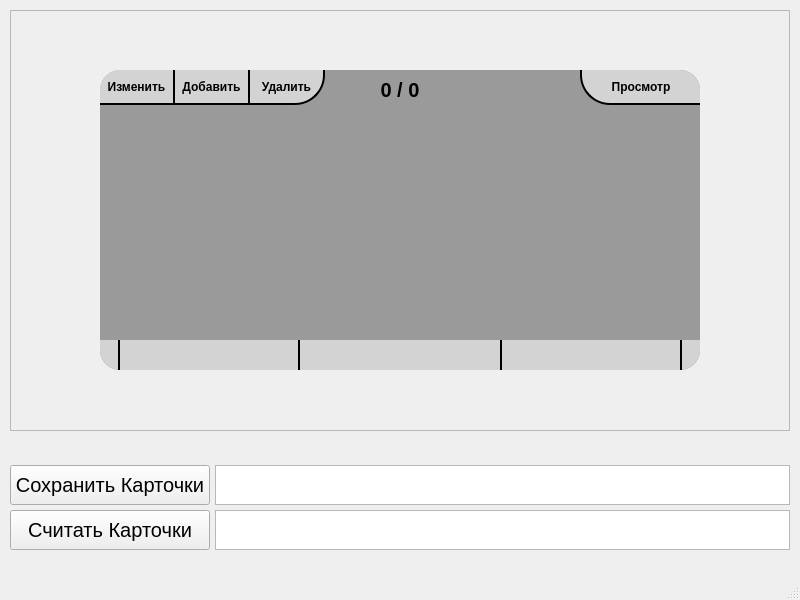
<?xml version="1.0" encoding="UTF-8"?>
<ui version="4.0">
 <class>MainWindow</class>
 <widget class="QMainWindow" name="MainWindow">
  <property name="geometry">
   <rect>
    <x>0</x>
    <y>0</y>
    <width>800</width>
    <height>600</height>
   </rect>
  </property>
  <property name="minimumSize">
   <size>
    <width>800</width>
    <height>600</height>
   </size>
  </property>
  <property name="maximumSize">
   <size>
    <width>800</width>
    <height>600</height>
   </size>
  </property>
  <property name="windowTitle">
   <string>Lab03_pattern</string>
  </property>
  <widget class="QWidget" name="centralwidget">
   <widget class="QPushButton" name="readCardsButton">
    <property name="geometry">
     <rect>
      <x>10</x>
      <y>510</y>
      <width>200</width>
      <height>40</height>
     </rect>
    </property>
    <property name="font">
     <font>
      <pointsize>15</pointsize>
     </font>
    </property>
    <property name="text">
     <string>Считать Карточки</string>
    </property>
   </widget>
   <widget class="QTextEdit" name="readCardsTextEdit">
    <property name="geometry">
     <rect>
      <x>215</x>
      <y>510</y>
      <width>575</width>
      <height>40</height>
     </rect>
    </property>
    <property name="font">
     <font>
      <pointsize>12</pointsize>
     </font>
    </property>
    <property name="verticalScrollBarPolicy">
     <enum>Qt::ScrollBarPolicy::ScrollBarAlwaysOff</enum>
    </property>
    <property name="lineWrapMode">
     <enum>QTextEdit::LineWrapMode::NoWrap</enum>
    </property>
   </widget>
   <widget class="QFrame" name="deckFrame">
    <property name="geometry">
     <rect>
      <x>10</x>
      <y>10</y>
      <width>780</width>
      <height>421</height>
     </rect>
    </property>
    <property name="frameShape">
     <enum>QFrame::Shape::StyledPanel</enum>
    </property>
    <property name="frameShadow">
     <enum>QFrame::Shadow::Raised</enum>
    </property>
    <widget class="QFrame" name="cardFrame">
     <property name="geometry">
      <rect>
       <x>90</x>
       <y>60</y>
       <width>600</width>
       <height>300</height>
      </rect>
     </property>
     <property name="font">
      <font>
       <pointsize>9</pointsize>
       <stylestrategy>PreferDefault</stylestrategy>
      </font>
     </property>
     <property name="styleSheet">
      <string notr="true">QFrame#cardFrame {
	background-color: #9a9a9a;
	border-radius: 20px;
}
</string>
     </property>
     <property name="frameShape">
      <enum>QFrame::Shape::StyledPanel</enum>
     </property>
     <property name="frameShadow">
      <enum>QFrame::Shadow::Plain</enum>
     </property>
     <widget class="QLabel" name="cardLabel">
      <property name="geometry">
       <rect>
        <x>20</x>
        <y>40</y>
        <width>560</width>
        <height>200</height>
       </rect>
      </property>
      <property name="font">
       <font>
        <pointsize>22</pointsize>
        <bold>true</bold>
       </font>
      </property>
      <property name="text">
       <string/>
      </property>
      <property name="alignment">
       <set>Qt::AlignmentFlag::AlignCenter</set>
      </property>
      <property name="wordWrap">
       <bool>true</bool>
      </property>
     </widget>
     <widget class="QPushButton" name="prevCardButton">
      <property name="enabled">
       <bool>true</bool>
      </property>
      <property name="geometry">
       <rect>
        <x>20</x>
        <y>270</y>
        <width>180</width>
        <height>30</height>
       </rect>
      </property>
      <property name="styleSheet">
       <string notr="true">QPushButton#prevCardButton{
	background-color: #D3D3D3;
	border-radius: 0px;
	border-right: 2px solid black;
}
QPushButton#prevCardButton:hover{
	background-color: #C0C0C0;
}
QPushButton#prevCardButton:pressed{
	background-color: #B6B6B6;
}</string>
      </property>
      <property name="text">
       <string/>
      </property>
     </widget>
     <widget class="QPushButton" name="flipCardButton">
      <property name="enabled">
       <bool>true</bool>
      </property>
      <property name="geometry">
       <rect>
        <x>200</x>
        <y>270</y>
        <width>200</width>
        <height>30</height>
       </rect>
      </property>
      <property name="styleSheet">
       <string notr="true">QPushButton#flipCardButton{
	background-color: #D3D3D3;
	border-radius: 0px;
}
QPushButton#flipCardButton:hover{
	background-color: #C0C0C0;
}
QPushButton#flipCardButton:pressed{
	background-color: #B6B6B6;
}</string>
      </property>
      <property name="text">
       <string/>
      </property>
     </widget>
     <widget class="QPushButton" name="nextCardButton">
      <property name="enabled">
       <bool>true</bool>
      </property>
      <property name="geometry">
       <rect>
        <x>400</x>
        <y>270</y>
        <width>180</width>
        <height>30</height>
       </rect>
      </property>
      <property name="styleSheet">
       <string notr="true">QPushButton#nextCardButton{
	background-color: #D3D3D3;
	border-bottom-right-radius: 0px;
	border-left: 2px solid black;
}
QPushButton#nextCardButton:hover{
	background-color: #C0C0C0;
}
QPushButton#nextCardButton:pressed{
	background-color: #B6B6B6;
}</string>
      </property>
      <property name="text">
       <string/>
      </property>
     </widget>
     <widget class="QPushButton" name="firstCardButton">
      <property name="enabled">
       <bool>true</bool>
      </property>
      <property name="geometry">
       <rect>
        <x>0</x>
        <y>270</y>
        <width>20</width>
        <height>30</height>
       </rect>
      </property>
      <property name="styleSheet">
       <string notr="true">QPushButton#firstCardButton{
	background-color: #D3D3D3;
	border-bottom-left-radius: 20px;
	border-right: 2px solid black;
}
QPushButton#firstCardButton:hover{
	background-color: #C0C0C0;
}
QPushButton#firstCardButton:pressed{
	background-color: #B6B6B6;
}</string>
      </property>
      <property name="text">
       <string/>
      </property>
     </widget>
     <widget class="QPushButton" name="lastCardButton">
      <property name="enabled">
       <bool>true</bool>
      </property>
      <property name="geometry">
       <rect>
        <x>580</x>
        <y>270</y>
        <width>20</width>
        <height>30</height>
       </rect>
      </property>
      <property name="styleSheet">
       <string notr="true">QPushButton#lastCardButton{
	background-color: #D3D3D3;
	border-bottom-right-radius: 20px;
	border-left: 2px solid black;
}
QPushButton#lastCardButton:hover{
	background-color: #C0C0C0;
}
QPushButton#lastCardButton:pressed{
	background-color: #B6B6B6;
}</string>
      </property>
      <property name="text">
       <string/>
      </property>
     </widget>
     <widget class="QLabel" name="cardCountLabel">
      <property name="geometry">
       <rect>
        <x>250</x>
        <y>10</y>
        <width>100</width>
        <height>20</height>
       </rect>
      </property>
      <property name="font">
       <font>
        <pointsize>15</pointsize>
        <bold>true</bold>
       </font>
      </property>
      <property name="text">
       <string>0 / 0</string>
      </property>
      <property name="alignment">
       <set>Qt::AlignmentFlag::AlignCenter</set>
      </property>
     </widget>
     <widget class="QPushButton" name="shuffleDeckButton">
      <property name="enabled">
       <bool>true</bool>
      </property>
      <property name="geometry">
       <rect>
        <x>0</x>
        <y>0</y>
        <width>100</width>
        <height>35</height>
       </rect>
      </property>
      <property name="font">
       <font>
        <pointsize>9</pointsize>
        <bold>true</bold>
       </font>
      </property>
      <property name="styleSheet">
       <string notr="true">QPushButton#shuffleDeckButton{
	background-color: #D3D3D3;
	border-top-left-radius: 20px;
	border-bottom-right-radius: 30px;
	border-bottom: 2px solid black;
	border-right: 2px solid black;
}
QPushButton#shuffleDeckButton:hover{
	background-color: #C0C0C0;
}
QPushButton#shuffleDeckButton:pressed{
	background-color: #B6B6B6;
}</string>
      </property>
      <property name="text">
       <string>Перемешать</string>
      </property>
     </widget>
     <widget class="QPushButton" name="changeModeButton">
      <property name="enabled">
       <bool>true</bool>
      </property>
      <property name="geometry">
       <rect>
        <x>480</x>
        <y>0</y>
        <width>120</width>
        <height>35</height>
       </rect>
      </property>
      <property name="font">
       <font>
        <bold>true</bold>
       </font>
      </property>
      <property name="styleSheet">
       <string notr="true">QPushButton#changeModeButton{
	background-color: #D3D3D3;
	border-top-right-radius: 20px;
	border-bottom-left-radius: 30px;
	border-bottom: 2px solid black;
	border-left: 2px solid black;
}
QPushButton#changeModeButton:hover{
	background-color: #C0C0C0;
}
QPushButton#changeModeButton:pressed{
	background-color: #B6B6B6;
}</string>
      </property>
      <property name="text">
       <string>Просмотр</string>
      </property>
     </widget>
     <widget class="QPushButton" name="editCardButton">
      <property name="enabled">
       <bool>true</bool>
      </property>
      <property name="geometry">
       <rect>
        <x>0</x>
        <y>0</y>
        <width>75</width>
        <height>35</height>
       </rect>
      </property>
      <property name="font">
       <font>
        <bold>true</bold>
       </font>
      </property>
      <property name="styleSheet">
       <string notr="true">QPushButton#editCardButton{
	background-color: #D3D3D3;
	border-top-left-radius: 20px;
	border-bottom: 2px solid black;
	border-right: 2px solid black;
}
QPushButton#editCardButton:hover{
	background-color: #C0C0C0;
}
QPushButton#editCardButton:pressed{
	background-color: #B6B6B6;
}</string>
      </property>
      <property name="text">
       <string>Изменить</string>
      </property>
     </widget>
     <widget class="QPushButton" name="addCardButton">
      <property name="enabled">
       <bool>true</bool>
      </property>
      <property name="geometry">
       <rect>
        <x>75</x>
        <y>0</y>
        <width>75</width>
        <height>35</height>
       </rect>
      </property>
      <property name="font">
       <font>
        <bold>true</bold>
       </font>
      </property>
      <property name="styleSheet">
       <string notr="true">QPushButton#addCardButton{
	background-color: #D3D3D3;
	border-radius: 0px;
	border-bottom: 2px solid black;
	border-right: 2px solid black;
}
QPushButton#addCardButton:hover{
	background-color: #C0C0C0;
}
QPushButton#addCardButton:pressed{
	background-color: #B6B6B6;
}</string>
      </property>
      <property name="text">
       <string>Добавить</string>
      </property>
     </widget>
     <widget class="QPushButton" name="deleteCardButton">
      <property name="enabled">
       <bool>true</bool>
      </property>
      <property name="geometry">
       <rect>
        <x>150</x>
        <y>0</y>
        <width>75</width>
        <height>35</height>
       </rect>
      </property>
      <property name="font">
       <font>
        <bold>true</bold>
       </font>
      </property>
      <property name="styleSheet">
       <string notr="true">QPushButton#deleteCardButton{
	background-color: #D3D3D3;
	border-bottom-right-radius: 30px;
	border-bottom: 2px solid black;
	border-right: 2px solid black;
}
QPushButton#deleteCardButton:hover{
	background-color: #C0C0C0;
}
QPushButton#deleteCardButton:pressed{
	background-color: #B6B6B6;
}</string>
      </property>
      <property name="text">
       <string>Удалить</string>
      </property>
     </widget>
    </widget>
   </widget>
   <widget class="QPushButton" name="saveCardsButton">
    <property name="geometry">
     <rect>
      <x>10</x>
      <y>465</y>
      <width>200</width>
      <height>40</height>
     </rect>
    </property>
    <property name="font">
     <font>
      <pointsize>15</pointsize>
     </font>
    </property>
    <property name="text">
     <string>Сохранить Карточки</string>
    </property>
   </widget>
   <widget class="QTextEdit" name="saveCardsTextEdit">
    <property name="geometry">
     <rect>
      <x>215</x>
      <y>465</y>
      <width>575</width>
      <height>40</height>
     </rect>
    </property>
    <property name="font">
     <font>
      <pointsize>12</pointsize>
     </font>
    </property>
    <property name="verticalScrollBarPolicy">
     <enum>Qt::ScrollBarPolicy::ScrollBarAlwaysOff</enum>
    </property>
    <property name="lineWrapMode">
     <enum>QTextEdit::LineWrapMode::NoWrap</enum>
    </property>
   </widget>
  </widget>
  <widget class="QMenuBar" name="menubar">
   <property name="geometry">
    <rect>
     <x>0</x>
     <y>0</y>
     <width>800</width>
     <height>22</height>
    </rect>
   </property>
  </widget>
  <widget class="QStatusBar" name="statusbar"/>
 </widget>
 <resources/>
 <connections/>
</ui>
